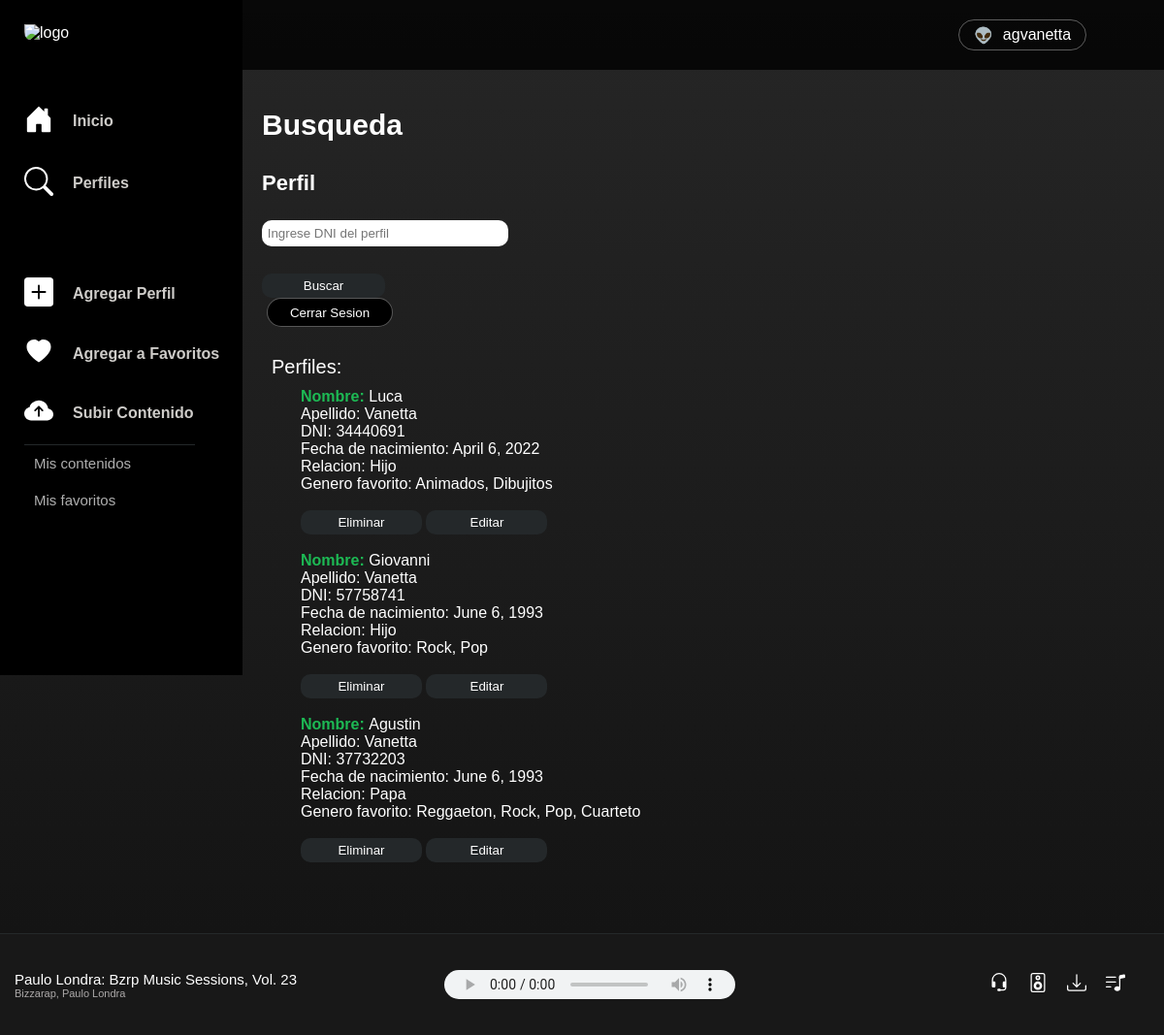
The page /AppSpotify/buscarTodos/ (signed in) on the database as committed earlier.
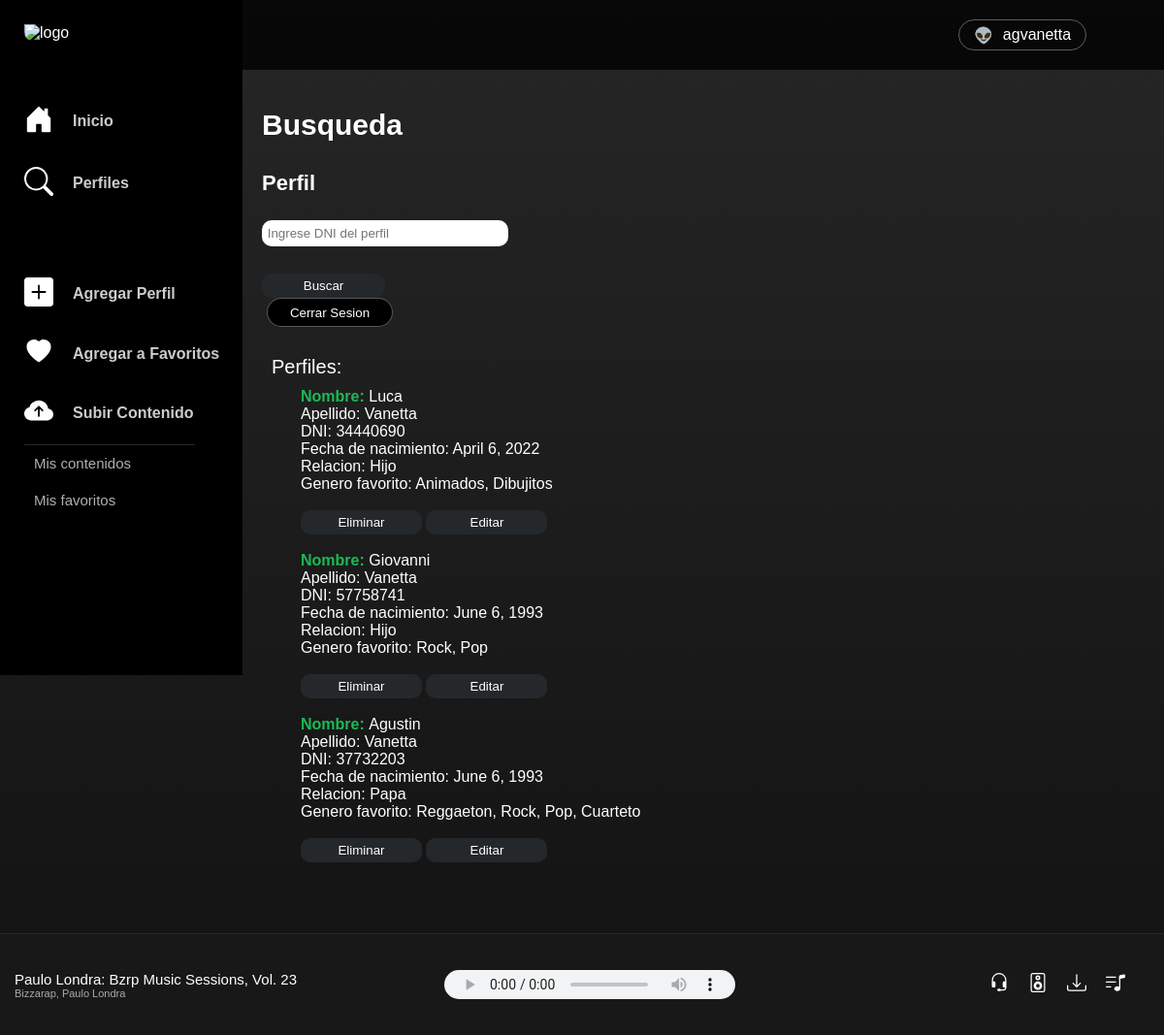
The same page on the database as committed later.
### AppSpotify/models.py (models this page shows, shortened)
class Perfil(models.Model):
    nombre = models.CharField(max_length=40)
    apellido = models.CharField(max_length=40)
    dni= models.IntegerField()
    fechaDeNacimiento = models.DateField()
    relacion = models.CharField(max_length=40)
    generosFavoritos = models.CharField(max_length=100)

### AppSpotify/views.py (the view)
# urls.py: path('buscarTodos/', views.buscarTodos),
@login_required
def buscarTodos(request):
    perfiles = Perfil.objects.all()
    contexto={"perfiles":perfiles}
    return render(request,"AppSpotify/traerPerfiles.html", contexto)

### AppSpotify/templates/AppSpotify/traerPerfiles.html
{% extends "AppSpotify/padre.html" %}
{% load static %}
{% block contenidoDinamico %}
<div class="body__container">
    <div class="body__user">
        <div class="body__user__container">
            <span>👽</span><div>{{user}}</div>
        </div>
    </div>
    <div class="title">Busqueda</div>
    <div class="perfil__container__lista" >
        <div class="formulario__text">Perfil</div>
        <div class="form">
            <form class="form__perfil" action="/AppSpotify/buscar/" method="GET">
                <input id="input" type="text" name="dni" id="dni" placeholder=" Ingrese DNI del perfil">
                <br>
                <input class="button__enviar2" type="submit" value="Buscar">
            </form>
            <form action="" method="POST"> {% csrf_token %}
                <button  class="body__user__container" style="margin-left: 5px ; background-color: black; cursor: pointer;">
                  <a style=" text-decoration: none; background-color: black; " href="/AppSpotify/logout"> Cerrar Sesion </a>
                </button>
            </form>
        </div>
        {% if perfiles %}
        <div>
            <div style="font-size: 20px;">Perfiles:</div>
            <ul style="list-style: none;">
            {% for perfil in perfiles %}
                <li><span style="color: #1DB954; font-weight: 600;">Nombre: </span>{{perfil.nombre}}</li>
                <li>Apellido: {{perfil.apellido}}</li>
                <li>DNI: {{perfil.dni}}</li>
                <li>Fecha de nacimiento: {{perfil.fechaDeNacimiento}}</li>
                <li>Relacion: {{perfil.relacion}}</li>
                <li>Genero favorito: {{perfil.generosFavoritos}}</li>
                <br>
                <button class="button__listar">
                    <a style="text-decoration: none;" href="{% url 'EliminarPerfil' perfil.dni %}"> Eliminar </a>
                </button>
                <button class="button__listar">
                    <a style="text-decoration: none;" href="{% url 'EditarPerfil' perfil.dni %}"> Editar </a>
                </button>
                <br>
                <br>
            {% endfor %}
            </ul>
        </div>
        {% else %}
        <div>No hay perfiles cargados en sistema.</div>
        {% endif %}
    </div>
</div>
{% endblock %}

Rows that differ between the two databases and show on the page:
changed Perfil "Luca": dni "34440691" → "34440690"
